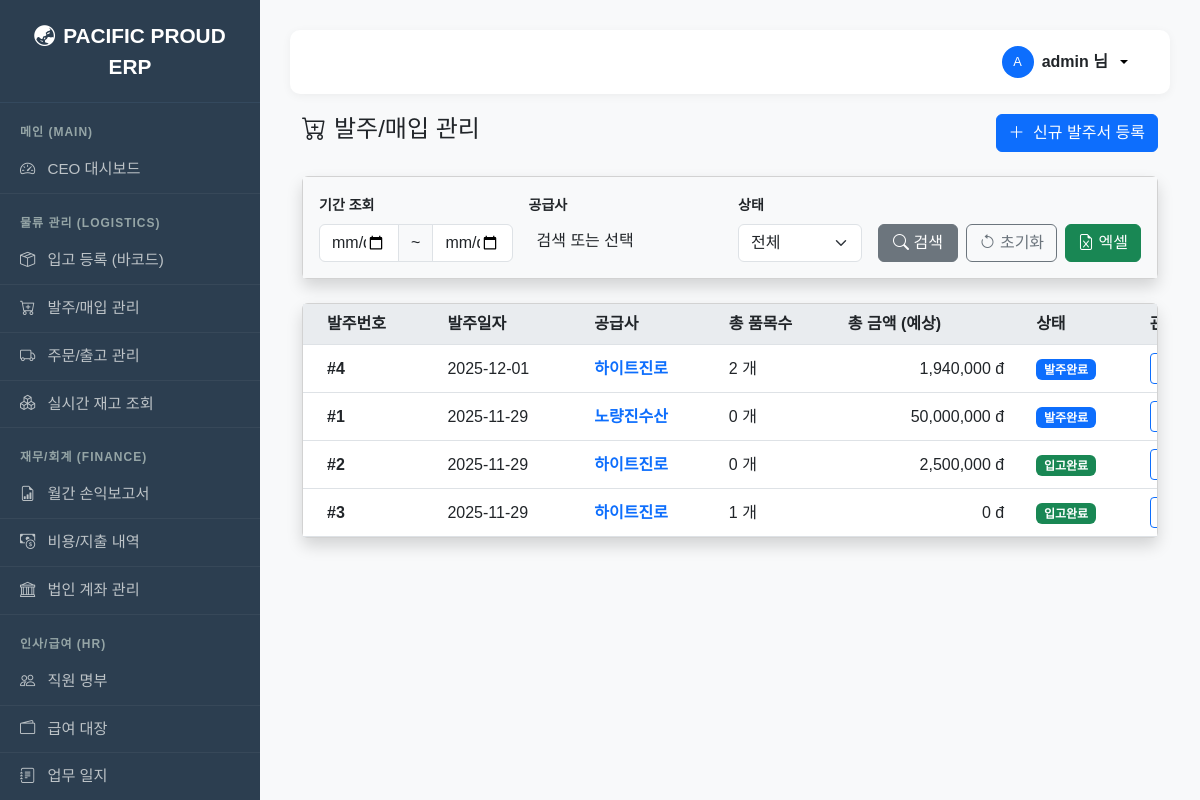
The page /purchases/ (signed in) on the database its author committed.
### fulfillment/models.py (models this page shows, shortened)
class Purchase(models.Model):
    supplier = models.ForeignKey(Partner, on_delete=models.PROTECT, limit_choices_to={'partner_type__in': ['SUPPLIER', 'BOTH']})
    purchase_date = models.DateField(default=timezone.now)
    total_amount = models.DecimalField(max_digits=12, decimal_places=0, default=0)
    status = models.CharField(max_length=20, default='ORDERED', choices=[('ORDERED','발주됨'), ('RECEIVED','입고완료')])
    is_bill_published = models.BooleanField(default=False)

class Partner(models.Model):
    name = models.CharField(max_length=100, verbose_name="상호명")
    partner_type = models.CharField(max_length=10, choices=PartnerType.choices, verbose_name="구분")
    biz_number = models.CharField(max_length=20, verbose_name="사업자번호", blank=True, null=True)
    owner_name = models.CharField(max_length=50, verbose_name="대표자명", blank=True, null=True)
    phone = models.CharField(max_length=20, verbose_name="대표 전화번호", blank=True, null=True)
    address = models.CharField(max_length=200, verbose_name="주소", blank=True, null=True)
    contact_person = models.CharField(max_length=50, verbose_name="담당자명", blank=True, null=True)
    contact_phone = models.CharField(max_length=20, verbose_name="담당자 연락처", blank=True, null=True)
    initial_balance = models.DecimalField(max_digits=12, decimal_places=0, default=0, verbose_name="기초 미수/미지급금")
    email = models.EmailField(verbose_name="이메일", blank=True, null=True)
    def __str__(self):
        return f"[{self.get_partner_type_display()}] {self.name}"

### fulfillment/views.py (the view)
# urls.py: path('purchases/', views.purchase_list, name='purchase_list'),
@login_required
def purchase_list(request):
    purchases = Purchase.objects.select_related('supplier').order_by('-purchase_date')
    start_date = request.GET.get('start_date'); end_date = request.GET.get('end_date')
    supplier_id = request.GET.get('supplier'); status = request.GET.get('status')
    if start_date: purchases = purchases.filter(purchase_date__gte=start_date)
    if end_date: purchases = purchases.filter(purchase_date__lte=end_date)
    if supplier_id: purchases = purchases.filter(supplier_id=supplier_id)
    if status: purchases = purchases.filter(status=status)
    suppliers = Partner.objects.filter(partner_type__in=['SUPPLIER', 'BOTH'])
    products_all = Product.objects.all()
    locations_all = Location.objects.filter(is_active=True)
    form = PurchaseForm(initial={'purchase_date': timezone.now().date()})
    formset = PurchaseCreateFormSet(queryset=PurchaseItem.objects.none(), prefix='items')
    context = {
        'purchases': purchases, 'suppliers': suppliers,
        'products_all': products_all, 'locations_all': locations_all,
        'form': form, 'formset': formset
    }
    return render(request, 'fulfillment/purchase_list.html', context)

### fulfillment/forms.py
class PurchaseForm(forms.ModelForm):
    class Meta:
        model = Purchase
        fields = ['supplier', 'purchase_date', 'status', 'is_bill_published']
        widgets = {
            'supplier': forms.Select(attrs={'class': 'form-select'}),
            'purchase_date': forms.DateInput(attrs={'type': 'date', 'class': 'form-control'}),
            'status': forms.Select(attrs={'class': 'form-select'}),
            'is_bill_published': forms.CheckboxInput(attrs={'class': 'form-check-input'}),
        }

### fulfillment/models.py (called while the page is built)
    def __str__(self): return self.code

    def __str__(self): return self.name

### templates/fulfillment/purchase_list.html (shortened to what this page needs)
{% extends 'base.html' %}
{% load humanize %}
{% block content %}
<div class="container-fluid">
    <div class="d-flex justify-content-between align-items-center mb-4">
        <h2 class="h4 text-gray-800"><i class="bi bi-cart-plus me-2"></i>발주/매입 관리</h2>
        <button class="btn btn-primary" data-bs-toggle="modal" data-bs-target="#createPurchaseModal">
            <i class="bi bi-plus-lg me-1"></i> 신규 발주서 등록
        </button>
    </div>
    <div class="card shadow mb-4">
        <div class="card-body bg-light">
            <form method="get" class="row g-3">
                <div class="col-md-3">
                    <label class="form-label small fw-bold">기간 조회</label>
                    <div class="input-group">
                        <input type="date" name="start_date" class="form-control" value="{{ request.GET.start_date }}">
                        <span class="input-group-text">~</span>
                        <input type="date" name="end_date" class="form-control" value="{{ request.GET.end_date }}">
                    </div>
                </div>
                <div class="col-md-3">
                    <label class="form-label small fw-bold">공급사</label>
                </div>
                <div class="col-md-2">
                    <label class="form-label small fw-bold">상태</label>
                    <select name="status" class="form-select">
                        <option value="">전체</option>
                    </select>
                </div>
                <div class="col-md-4 d-flex align-items-end gap-2">
                    <button type="submit" class="btn btn-secondary flex-grow-1"><i class="bi bi-search"></i> 검색</button>
                    <a href="{% url 'fulfillment:purchase_list' %}" class="btn btn-outline-secondary"><i class="bi bi-arrow-counterclockwise"></i> 초기화</a>
                    <a href="{% url 'fulfillment:export_purchase_excel' %}?{{ request.GET.urlencode }}" class="btn btn-success"><i class="bi bi-file-earmark-excel"></i> 엑셀</a>
                </div>
            </form>
        </div>
    </div>
    <div class="card shadow">
        <div class="card-body p-0">
            <div class="table-responsive">
                <table class="table table-hover align-middle mb-0" style="min-width: 1000px;">
                    <thead class="bg-light text-secondary">
                        <tr>
                            <th class="ps-4">발주번호</th>
                            <th>발주일자</th>
                            <th>공급사</th>
                            <th>총 품목수</th>
                            <th>총 금액 (예상)</th>
                            <th>상태</th>
                            <th>관리</th>
                        </tr>
                    </thead>
                    <tbody>
                        {% for purchase in purchases %}
                        <tr>
                            <td class="ps-4 fw-bold">#{{ purchase.id }}</td>
                            <td>{{ purchase.purchase_date|date:"Y-m-d" }}</td>
                            <td>
                                <a href="{% url 'fulfillment:partner_detail' purchase.supplier.id %}" class="text-decoration-none fw-bold">
                                    {{ purchase.supplier.name }}
                                </a>
                            </td>
                            <td>{{ purchase.items.count }} 개</td>
                            <td class="text-end pe-4">{{ purchase.total_amount|intcomma }} đ</td>
                            <td>
                                {% if purchase.status == 'PENDING' %}
                                <span class="badge bg-warning text-dark">발주대기</span>
                                {% elif purchase.status == 'ORDERED' %}
                                <span class="badge bg-primary">발주완료</span>
                                {% else %}
                                <span class="badge bg-success">입고완료</span>
                                {% endif %}
                            </td>
                            <td>
                                <a href="{% url 'fulfillment:purchase_update' purchase.id %}" class="btn btn-sm btn-outline-primary">
                                </a>
                            </td>
                        </tr>
                        {% empty %}
                        <tr>
                            <td colspan="7" class="text-center py-5 text-muted">등록된 발주 내역이 없습니다.</td>
                        </tr>
                        {% endfor %}
                    </tbody>
                </table>
            </div>
        </div>
    </div>
</div>
{% endblock %}

### templates/base.html (shortened to what this page needs)
<!DOCTYPE html>
<html lang="ko">
<head>
    <link href="https://cdn.jsdelivr.net/npm/bootstrap@5.3.0/dist/css/bootstrap.min.css" rel="stylesheet">
    <link rel="stylesheet" href="https://cdn.jsdelivr.net/npm/bootstrap-icons@1.10.0/font/bootstrap-icons.css">
    <link href="https://cdn.jsdelivr.net/npm/select2@4.1.0-rc.0/dist/css/select2.min.css" rel="stylesheet" />
    <link rel="stylesheet" href="https://cdn.jsdelivr.net/npm/select2-bootstrap-5-theme@1.3.0/dist/select2-bootstrap-5-theme.min.css" />
</head>
<body>
    <nav class="sidebar" id="sidebar">
        <div class="brand">
            <i class="bi bi-globe-asia-australia me-2"></i>PACIFIC PROUD ERP
        </div>
        <div class="category">메인 (Main)</div>
        <a href="{% url 'fulfillment:dashboard' %}"><i class="bi bi-speedometer2 me-2"></i> CEO 대시보드</a>
        <div class="category">물류 관리 (Logistics)</div>
        {% if perms.fulfillment.view_inventory or user.is_superuser %}
        <a href="{% url 'fulfillment:inbound_create' %}"><i class="bi bi-box-seam me-2"></i> 입고 등록 (바코드)</a>
        <a href="{% url 'fulfillment:purchase_list' %}"><i class="bi bi-cart-plus me-2"></i> 발주/매입 관리</a>
        <a href="{% url 'fulfillment:order_list' %}"><i class="bi bi-truck me-2"></i> 주문/출고 관리</a>
        <a href="{% url 'fulfillment:inventory_list' %}"><i class="bi bi-boxes me-2"></i> 실시간 재고 조회</a>
        {% endif %}
        <div class="category">재무/회계 (Finance)</div>
        {% if perms.fulfillment.view_expense or user.is_superuser %}
        <a href="{% url 'fulfillment:monthly_report' %}"><i class="bi bi-file-earmark-bar-graph me-2"></i> 월간 손익보고서</a>
        <a href="{% url 'fulfillment:expense_list' %}"><i class="bi bi-cash-coin me-2"></i> 비용/지출 내역</a>
        <a href="{% url 'fulfillment:bank_list' %}"><i class="bi bi-bank me-2"></i> 법인 계좌 관리</a>
        {% endif %}
        <div class="category">인사/급여 (HR)</div>
        {% if perms.fulfillment.view_employee or user.is_superuser %}
        <a href="{% url 'fulfillment:employee_list' %}"><i class="bi bi-people me-2"></i> 직원 명부</a>
        <a href="{% url 'fulfillment:payroll_list' %}"><i class="bi bi-wallet2 me-2"></i> 급여 대장</a>
        <a href="{% url 'fulfillment:worklog_list' %}"><i class="bi bi-journal-text me-2"></i> 업무 일지</a>
        {% endif %}
    </nav>
    <div class="main-content-wrapper">
        <div class="top-header">
            {% if user.is_authenticated %}
                <div class="dropdown">
                    <button class="btn btn-light dropdown-toggle d-flex align-items-center gap-2 border-0 bg-transparent" type="button" data-bs-toggle="dropdown" aria-expanded="false">
                        <div class="bg-primary text-white rounded-circle d-flex justify-content-center align-items-center" style="width: 32px; height: 32px; font-size: 0.8rem;">
                            {{ user.username|slice:":1"|upper }}
                        </div>
                        <span class="fw-bold text-dark">{{ user.username }} 님</span>
                    </button>
                </div>
            {% else %}
                <a href="{% url 'login' %}" class="btn btn-primary btn-sm px-4 rounded-pill">
                    <i class="bi bi-box-arrow-in-right me-1"></i> 로그인
                </a>
            {% endif %}
        </div>
        {% block content %}
        {% endblock %}
    </div>
</body>
</html>

### templates/base.html (style rules this page uses)
body { font-family: 'Malgun Gothic', sans-serif; background-color: #f8f9fa; overflow-x: hidden; }
.sidebar { width: 260px; min-height: 100vh; background-color: #2c3e50; color: #ecf0f1; position: fixed; left: 0; top: 0; z-index: 1050; overflow-y: auto; transition: all 0.3s; }
@media (min-width: 768px) { .main-content-wrapper { margin-left: 260px; padding: 30px; width: calc(100% - 260px); } }
.sidebar a { color: #bdc3c7; text-decoration: none; display: block; padding: 12px 20px; font-size: 0.95rem; border-bottom: 1px solid rgba(255,255,255,0.05); }
.sidebar .category { font-size: 0.75rem; text-transform: uppercase; color: #95a5a6; padding: 20px 20px 5px; font-weight: bold; letter-spacing: 1px; }
.sidebar .brand { font-size: 1.3rem; font-weight: bold; padding: 20px; text-align: center; color: #fff; border-bottom: 1px solid #34495e; }
.top-header { background-color: #fff; padding: 10px 30px; box-shadow: 0 2px 10px rgba(0,0,0,0.05); display: flex; justify-content: flex-end; align-items: center; margin-bottom: 20px; border-radius: 10px; }
.card-body.p-0 { max-height: 75vh; overflow-y: auto; }
.table thead th { position: sticky; top: 0; z-index: 2; background-color: #e9ecef; white-space: nowrap; }

### rows shown on the page
Purchase: id "4", purchase_date "2025-12-01", supplier.name "하이트진로", items.count "2", total_amount "1,940,000", status "발주완료"
Purchase: id "1", purchase_date "2025-11-29", supplier.name "노량진수산", items.count "0", total_amount "50,000,000", status "발주완료"
Purchase: id "2", purchase_date "2025-11-29", supplier.name "하이트진로", items.count "0", total_amount "2,500,000", status "입고완료"
Purchase: id "3", purchase_date "2025-11-29", supplier.name "하이트진로", items.count "1", total_amount "0", status "입고완료"

### other values the page prints
{{ user.username|slice:":1"|upper }} "A"
{{ user.username }} "admin"
